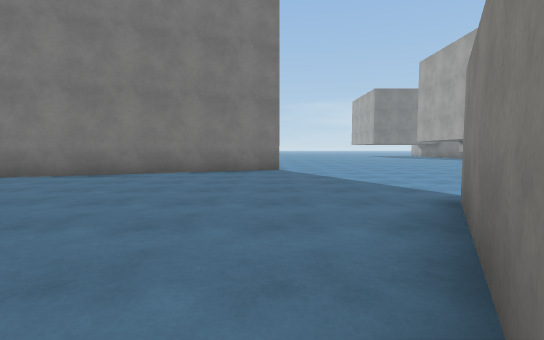
view 1 (above)

24 first-person views from a walk through a Unity game level. The camera is 1.2 m above the floor, tilts 4° down and sees 85° across. The floor is counted in squares, 2 m on a side. Each view is taken from the middle of a square. On the plan, view 1 faces up. The plan holds only what a view shows up to about 9 squares ahead; the rest is blank. The place goes on beyond the plan. The player is left out. Some animated figures are not drawn. Surface patterns are stand-ins for the level's own textures.

view 2
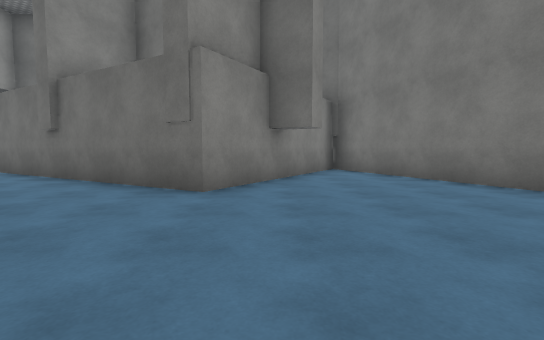

view 3
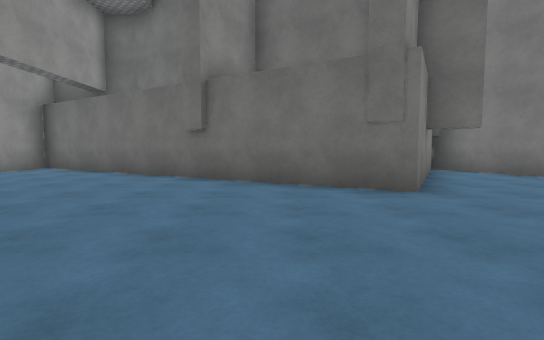

view 4
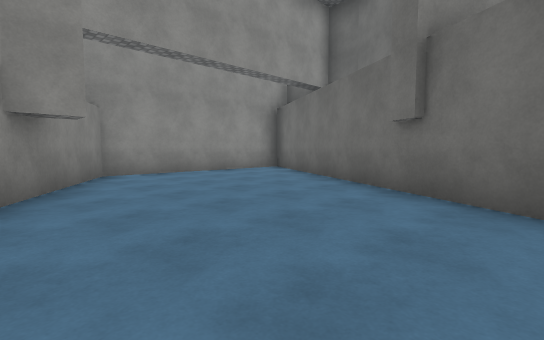

view 5
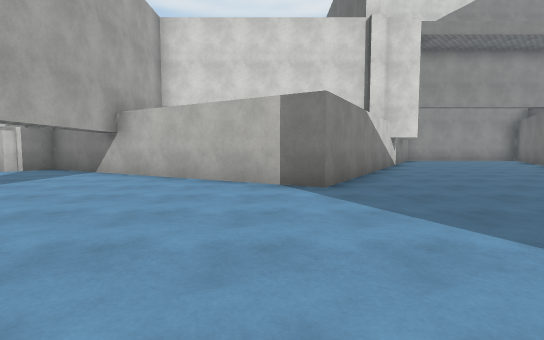

view 6
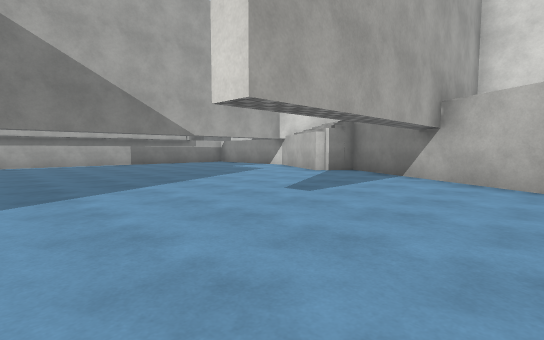

view 7
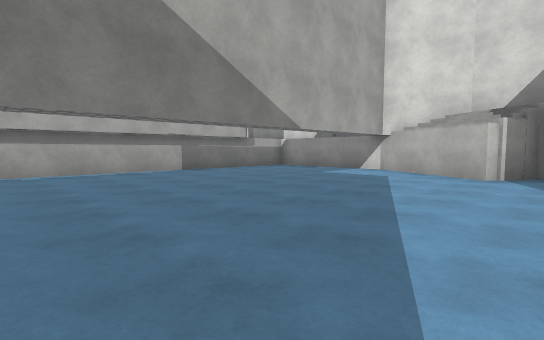

view 8
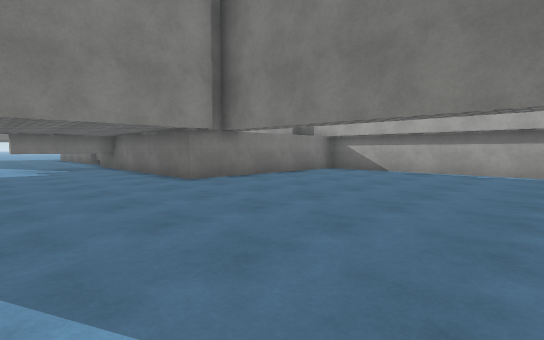

view 9
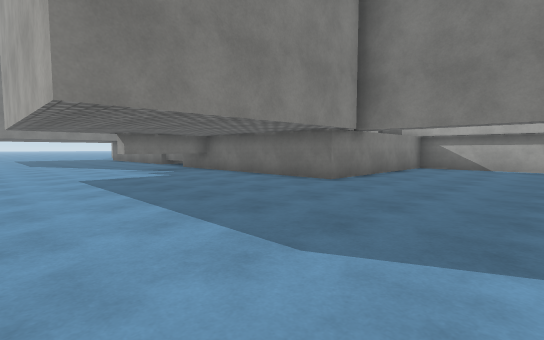

view 10
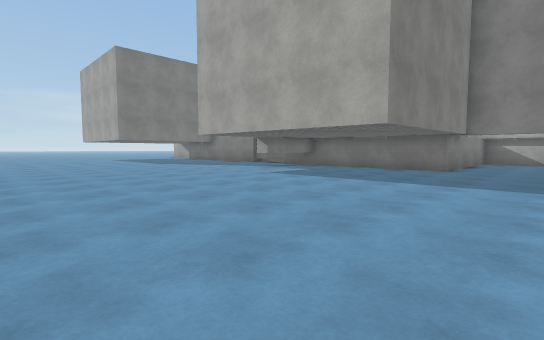

view 11
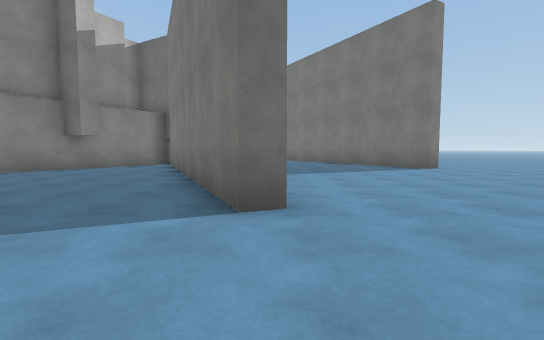

view 12
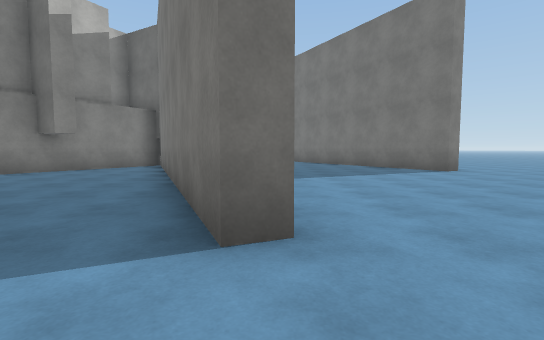

view 13
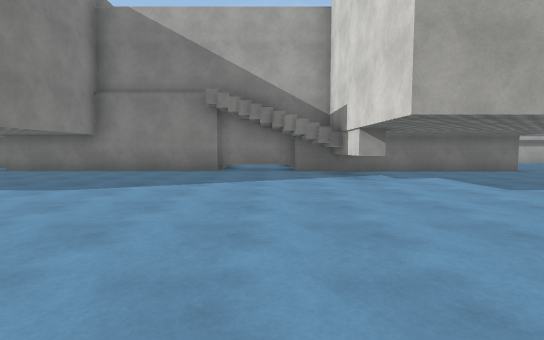

view 14
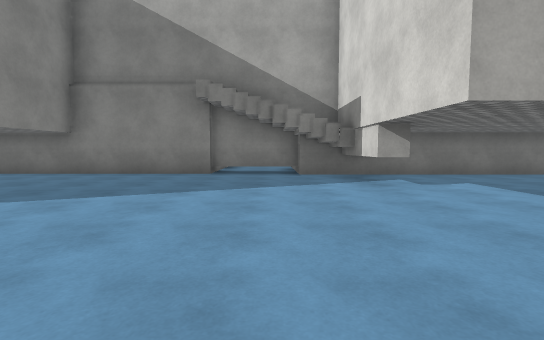

view 15
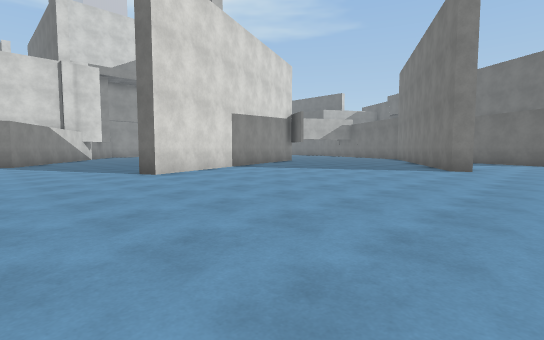

view 16
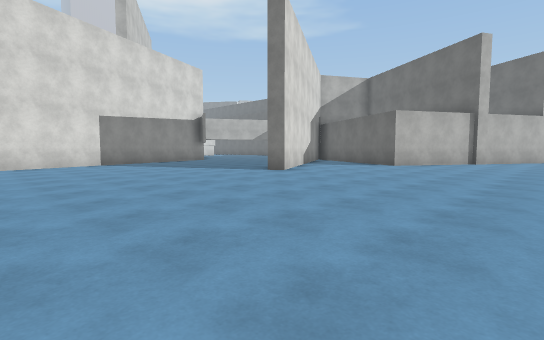

view 17
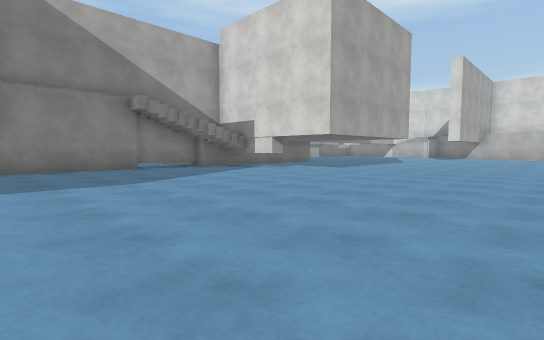

view 18
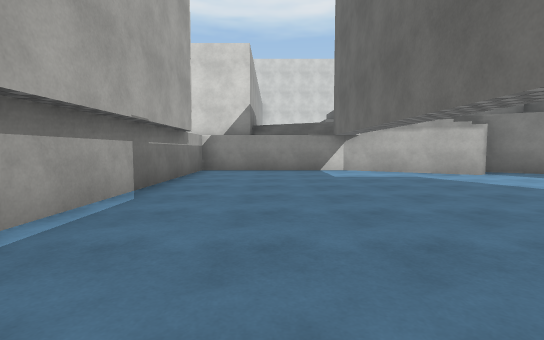

view 19
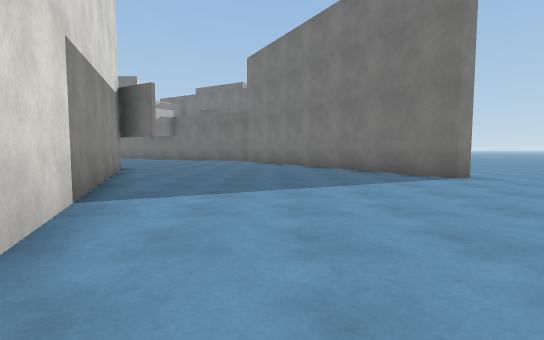

view 20
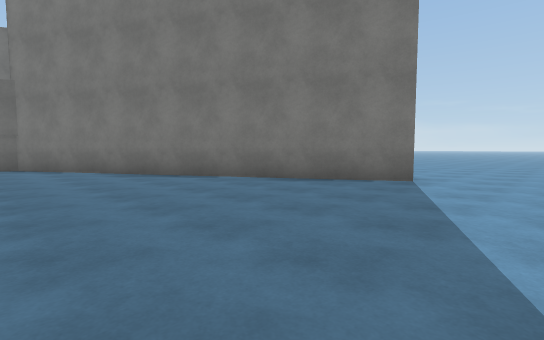

view 21
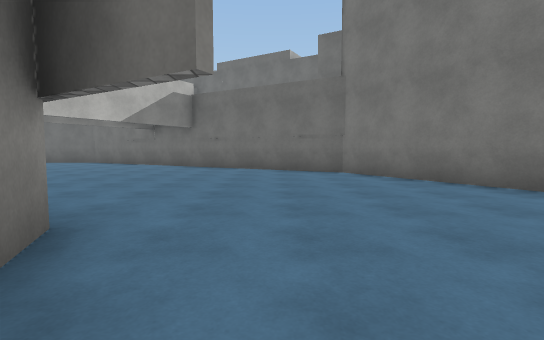

view 22
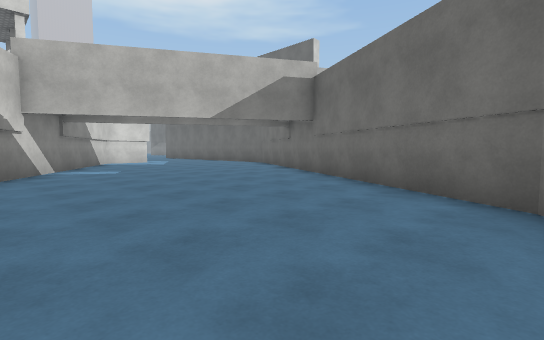

view 23
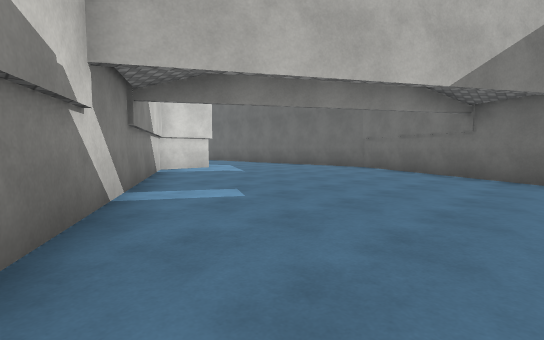

view 24
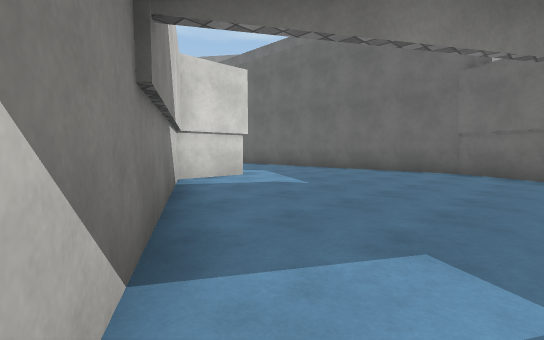

### Floor plan
Points are (right, up) in squares from view 1. A wall is a line through its corners. A room is listed if a view was taken in it or the views show most of it. See-through windows are left out.
Room 1 (views 1, 2, 3, 4, 5, 6, 7, 8, 9, 10, 11, 12, 13, 14, 15, 16, 17, 18, 19, 20, 21, 22, 23, 24)
walls: (-6.7, 14) (-6.3, 14.2) (-6, 13.8) (-14.7, 8.8) (-20.3, -0.9); (-9.2, 5.3) (0, 9.2) (0.2, 8.7) (-9, 4.9) (-4.1, 2) (-9, -6.4); (-0.4, -1.1) (2.2, 3.4) (9.5, -0.8) (10, 0.2) (12.9, -1.5) (17, -1.5) (17, 9.9); (10.9, 15.3) (10.9, 15.9) (12, 15.9); (10.9, 15.6) (12, 15.6); (12, 14.8) (9.6, 14.8) (9.6, 15.3) (12.1, 15.3); (12.3, 18.5) (12.3, 22.5); (-9.1, -7.2) (-4, -7.2) (-2.1, -4.1); (16.5, 10.3) (12, 10.3) (12, 16.3) (12.5, 16.3) (12.5, 18.5); (-16.5, -4.5) (-14.8, -4.5) (-11, 2.1)

Positions as (right, up) in squares from view 1, and headings:
1: (0, 0), facing up
2: (0, 3), facing left
3: (0, 0), facing left
4: (-2, 0), facing down-left
5: (3, 8), facing down
6: (5, 7), facing down-right
7: (9, 7), facing down-right
8: (9, 5), facing up-right
9: (7, 7), facing up-right
10: (3, 8), facing up-right
11: (3, 9), facing left
12: (2, 9), facing left
13: (4, 17), facing right
14: (5, 17), facing right
15: (3, 16), facing down-left
16: (0, 20), facing down-left
17: (3, 22), facing down-right
18: (15, 7), facing down
19: (0, 10), facing left
20: (-4, 8), facing up-left
21: (-7, 7), facing left
22: (-11, 9), facing down-left
23: (-11, 4), facing down-left
24: (-12, 1), facing down-left
